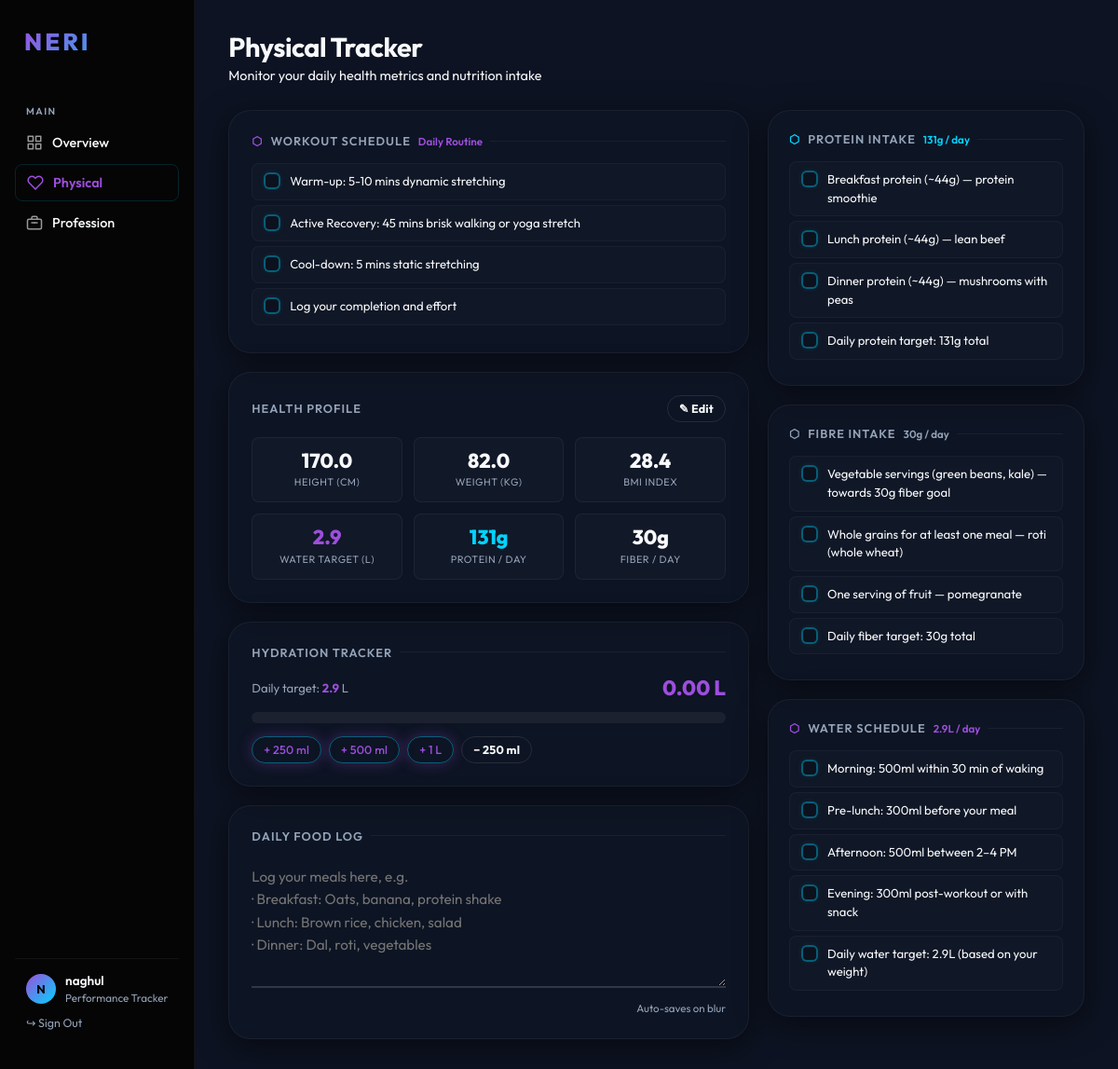
Page /physical (signed in) on the committed database.
### tables this page shows
CREATE TABLE users (
    id INTEGER PRIMARY KEY AUTOINCREMENT,
    username TEXT UNIQUE NOT NULL,
    password_hash TEXT NOT NULL,
    height REAL,
    weight REAL,
    blood_group TEXT,
    bmi REAL,
    daily_water_target_liters REAL DEFAULT 2.5
);

CREATE TABLE nutrition_checklist (
    id INTEGER PRIMARY KEY AUTOINCREMENT,
    user_id INTEGER NOT NULL,
    entry_date DATE NOT NULL,
    item_label TEXT NOT NULL,
    item_type TEXT NOT NULL,
    is_checked BOOLEAN DEFAULT 0,
    FOREIGN KEY (user_id) REFERENCES users (id)
);

### app.py (the view, shortened to what this page needs)
@app.route('/physical')
@login_required
def physical():
    db = get_db()
    uid = session['user_id']
    today = datetime.date.today().isoformat()
    user = db.execute('SELECT * FROM users WHERE id = ?', (uid,)).fetchone()
    daily = db.execute(
        'SELECT * FROM daily_physical WHERE user_id = ? AND entry_date = ?', (uid, today)
    ).fetchone()
    if not daily:
        db.execute('INSERT INTO daily_physical (user_id, entry_date) VALUES (?, ?)', (uid, today))
        db.commit()
        daily = db.execute(
            'SELECT * FROM daily_physical WHERE user_id = ? AND entry_date = ?', (uid, today)
        ).fetchone()
    targets  = compute_nutrition_targets(user['height'], user['weight'])
    checklist = db.execute(
        'SELECT * FROM nutrition_checklist WHERE user_id = ? AND entry_date = ?', (uid, today)
    ).fetchall()
    if not checklist:
        for item in build_nutrition_checklist(targets, today):
            db.execute(
                'INSERT INTO nutrition_checklist (user_id, entry_date, item_label, item_type) VALUES (?,?,?,?)',
                (uid, today, item['label'], item['type'])
            )
        db.commit()
        checklist = db.execute(
            'SELECT * FROM nutrition_checklist WHERE user_id = ? AND entry_date = ?', (uid, today)
        ).fetchall()
    elif checklist:
        has_workouts = any(item['item_type'] == 'workout' for item in checklist)
    return render_template('physical.html', daily=daily, targets=targets, checklist=checklist, user=user)

### app.py (called while the page is built)
@app.teardown_appcontext
def teardown_app_context(exception):
    close_connection(exception)

@app.context_processor
def inject_user():
    user = None
    if 'user_id' in session:
        db = get_db()
        user = db.execute('SELECT * FROM users WHERE id = ?', (session['user_id'],)).fetchone()
    return dict(current_user=user)

def login_required(f):
    from functools import wraps
    @wraps(f)
    def decorated_function(*args, **kwargs):
        if 'user_id' not in session:
            return redirect(url_for('login'))
        return f(*args, **kwargs)
    return decorated_function

def compute_nutrition_targets(height_cm, weight_kg):
    if not height_cm or not weight_kg or float(weight_kg) <= 0 or float(height_cm) <= 0:
        return None
    h, w = float(height_cm), float(weight_kg)
    bmi = w / ((h / 100) ** 2)
    return {
        'bmi': round(bmi, 1),
        'protein_g': round(w * 1.6),
        'fiber_g': 30 if w >= 70 else 25,
        'water_l': round(w * 0.035, 1),
    }

### database.py (called while the page is built)
def get_db():
    db = getattr(g, '_database', None)
    if db is None:
        db = g._database = sqlite3.connect(DATABASE)
        db.row_factory = sqlite3.Row
    return db

def close_connection(exception):
    db = getattr(g, '_database', None)
    if db is not None:
        db.close()

### templates/physical.html (shortened to what this page needs)
{% extends "base.html" %}
{% block content %}
<div class="page-header fade-in">
    <h1>Physical Tracker</h1>
    <p>Monitor your daily health metrics and nutrition intake</p>
</div>
<div class="physical-grid-main fade-in">
    <div style="display:flex; flex-direction:column; gap:20px;">
        <div class="card" style="padding:24px;">
            <div class="section-title">
                <span style="color:var(--primary-color);">⬡</span> Workout Schedule
                <span
                    style="margin-left:auto; font-size:0.72rem; color:var(--primary-color); font-weight:600; text-transform:none; letter-spacing:0;">Daily
                    Routine</span>
            </div>
            <ul class="nutrition-list" id="workoutList">
                {% for item in checklist if item.item_type == 'workout' %}
                <li class="nutrition-item {{ 'checked' if item.is_checked else '' }}" data-id="{{ item.id }}"
                    onclick="toggleNutrition({{ item.id }}, this)">
                    <div class="nutri-check {{ 'checked' if item.is_checked else '' }}">
                    </div>
                    <span class="nutri-text {{ 'done-text' if item.is_checked else '' }}">{{ item.item_label }}</span>
                </li>
                {% endfor %}
            </ul>
        </div>
        <div class="card" style="padding:24px;">
            <div style="display:flex; align-items:center; justify-content:space-between; margin-bottom:16px;">
                <div class="section-title" style="margin:0;">Health Profile</div>
                <button class="btn btn-ghost btn-sm" onclick="openProfileModal()">✎ Edit</button>
            </div>
            <div style="display:grid; grid-template-columns:repeat(3, 1fr); gap:12px;">
                <div class="health-stat-box">
                    <div class="health-stat-val">{{ user.height or '—' }}</div>
                    <div class="health-stat-lbl">Height (cm)</div>
                </div>
                <div class="health-stat-box">
                    <div class="health-stat-val">{{ user.weight or '—' }}</div>
                    <div class="health-stat-lbl">Weight (kg)</div>
                </div>
                <div class="health-stat-box">
                    {% if user.bmi %}
                    <div class="health-stat-val" id="bmiDisplay" style="
                        color: {% if user.bmi < 18.5 %}var(--primary-color)
                               {% elif user.bmi < 25 %}var(--success-color)
                               {% elif user.bmi < 30 %}var(--warning-color)
                               {% else %}#ef4444{% endif %};">{{ user.bmi }}</div>
                    {% else %}
                    <div class="health-stat-val" id="bmiDisplay" style="color:var(--text-muted);">—</div>
                    {% endif %}
                    <div class="health-stat-lbl">BMI Index</div>
                </div>
                <div class="health-stat-box">
                    <div class="health-stat-val" style="color:var(--primary-color);">{{ '%.1f'|format(targets.water_l)
                        if targets else '—' }}</div>
                    <div class="health-stat-lbl">Water Target (L)</div>
                </div>
                <div class="health-stat-box">
                    <div class="health-stat-val" style="color:var(--accent-color);">{{ targets.protein_g if targets else
                        '—' }}g</div>
                    <div class="health-stat-lbl">Protein / Day</div>
                </div>
                <div class="health-stat-box">
                    <div class="health-stat-val" style="color:var(--success-color);">{{ targets.fiber_g if targets else
                        '—' }}g</div>
                    <div class="health-stat-lbl">Fiber / Day</div>
                </div>
            </div>
        </div>
        <div class="card" style="padding:24px;">
            <div class="section-title">Hydration Tracker</div>
            <div style="display:flex; align-items:center; justify-content:space-between; margin-bottom:12px;">
                <span style="font-size:0.82rem; color:var(--text-muted);">
                    Daily target: <strong style="color:var(--primary-color);" id="waterTarget">{{
                        '%.1f'|format(targets.water_l) if targets else '2.5' }}</strong> L
                </span>
                <span id="waterLevelText" style="font-size:1.4rem; font-weight:800; color:var(--primary-color);">{{
                    '%.2f'|format(daily.water_intake_liters) if daily else '0.00' }} L</span>
            </div>
            <div class="water-bar-track">
            </div>
            <div style="display:flex; gap:8px; margin-top:14px; flex-wrap:wrap;">
                <button class="btn btn-outline btn-sm" onclick="addWater(0.25)">+ 250 ml</button>
                <button class="btn btn-outline btn-sm" onclick="addWater(0.5)">+ 500 ml</button>
                <button class="btn btn-outline btn-sm" onclick="addWater(1.0)">+ 1 L</button>
                <button class="btn btn-ghost btn-sm" onclick="addWater(-0.25)">− 250 ml</button>
            </div>
        </div>
        <div class="card" style="padding:24px;">
            <div class="section-title">Daily Food Log</div>
            <textarea id="foodLog" rows="5"
                placeholder="Log your meals here, e.g.&#10;· Breakfast: Oats, banana, protein shake&#10;· Lunch: Brown rice, chicken, salad&#10;· Dinner: Dal, roti, vegetables"
                onblur="saveFood()">{{ daily.food_log or '' }}</textarea>
            <div style="text-align:right; margin-top:6px;">
                <small style="font-size:0.72rem; color:var(--text-muted);">Auto-saves on blur</small>
            </div>
        </div>
    </div>
    <div style="display:flex; flex-direction:column; gap:20px;">
        {% if targets %}
        <div class="card" style="padding:22px;">
            <div class="section-title">
                <span style="color:var(--accent-color);">⬡</span> Protein Intake
                <span
                    style="margin-left:auto; font-size:0.72rem; color:var(--accent-color); font-weight:600; text-transform:none; letter-spacing:0;">{{
                    targets.protein_g }}g / day</span>
            </div>
            <ul class="nutrition-list" id="proteinList">
                {% for item in checklist if item.item_type == 'protein' %}
                <li class="nutrition-item {{ 'checked' if item.is_checked else '' }}" data-id="{{ item.id }}"
                    onclick="toggleNutrition({{ item.id }}, this)">
                    <div class="nutri-check {{ 'checked' if item.is_checked else '' }}">
                    </div>
                    <span class="nutri-text {{ 'done-text' if item.is_checked else '' }}">{{ item.item_label }}</span>
                </li>
                {% endfor %}
            </ul>
        </div>
        <div class="card" style="padding:22px;">
            <div class="section-title">
                <span style="color:var(--success-color);">⬡</span> Fibre Intake
                <span
                    style="margin-left:auto; font-size:0.72rem; color:var(--success-color); font-weight:600; text-transform:none; letter-spacing:0;">{{
                    targets.fiber_g }}g / day</span>
            </div>
            <ul class="nutrition-list" id="fiberList">
                {% for item in checklist if item.item_type == 'fiber' %}
                <li class="nutrition-item {{ 'checked' if item.is_checked else '' }}" data-id="{{ item.id }}"
                    onclick="toggleNutrition({{ item.id }}, this)">
                    <div class="nutri-check {{ 'checked' if item.is_checked else '' }}">
                    </div>
                    <span class="nutri-text {{ 'done-text' if item.is_checked else '' }}">{{ item.item_label }}</span>
                </li>
                {% endfor %}
            </ul>
        </div>
        <div class="card" style="padding:22px;">
            <div class="section-title">
                <span style="color:var(--primary-color);">⬡</span> Water Schedule
                <span
                    style="margin-left:auto; font-size:0.72rem; color:var(--primary-color); font-weight:600; text-transform:none; letter-spacing:0;">{{
                    targets.water_l }}L / day</span>
            </div>
            <ul class="nutrition-list" id="waterList">
                {% for item in checklist if item.item_type == 'water' %}
                <li class="nutrition-item {{ 'checked' if item.is_checked else '' }}" data-id="{{ item.id }}"
                    onclick="toggleNutrition({{ item.id }}, this)">
                    <div class="nutri-check {{ 'checked' if item.is_checked else '' }}">
                    </div>
                    <span class="nutri-text {{ 'done-text' if item.is_checked else '' }}">{{ item.item_label }}</span>
                </li>
                {% endfor %}
            </ul>
        </div>
        {% endif %}
    </div>
</div>
{% endblock %}

### templates/base.html (shortened to what this page needs)
<!DOCTYPE html>
<html lang="en">
<head>
    <link rel="stylesheet" href="{{ url_for('static', filename='css/style.css') }}?v=1.5">
</head>
<body>
    <div class="container">
        <nav class="sidebar">
            <div class="logo">NERI</div>
            <div class="nav-section-label">Main</div>
            <ul class="nav-links">
                <li>
                    <a href="{{ url_for('overview') }}"
                        class="{{ 'active' if request.endpoint == 'overview' else '' }}">
                        <svg class="nav-icon" viewBox="0 0 24 24" fill="none" stroke="currentColor" stroke-width="2"
                            stroke-linecap="round" stroke-linejoin="round">
                            <rect x="3" y="3" width="7" height="7" />
                            <rect x="14" y="3" width="7" height="7" />
                            <rect x="3" y="14" width="7" height="7" />
                            <rect x="14" y="14" width="7" height="7" />
                        </svg>
                        Overview
                    </a>
                </li>
                <li>
                    <a href="{{ url_for('physical') }}"
                        class="{{ 'active' if request.endpoint == 'physical' else '' }}">
                        <svg class="nav-icon" viewBox="0 0 24 24" fill="none" stroke="currentColor" stroke-width="2"
                            stroke-linecap="round" stroke-linejoin="round">
                            <path
                                d="M20.84 4.61a5.5 5.5 0 0 0-7.78 0L12 5.67l-1.06-1.06a5.5 5.5 0 0 0-7.78 7.78l1.06 1.06L12 21.23l7.78-7.78 1.06-1.06a5.5 5.5 0 0 0 0-7.78z" />
                        </svg>
                        Physical
                    </a>
                </li>
                <li>
                    <a href="{{ url_for('profession') }}"
                        class="{{ 'active' if request.endpoint == 'profession' else '' }}">
                        Profession
                    </a>
                </li>
            </ul>
            {% if current_user %}
            <div class="sidebar-user">
                <div style="display:flex; align-items:center; gap: 10px;">
                    <div class="sidebar-avatar">{{ current_user['username'][0].upper() }}</div>
                    <div>
                        <div class="user-name">{{ current_user['username'] }}</div>
                        <div class="user-role">Performance Tracker</div>
                    </div>
                </div>
                <a href="{{ url_for('logout') }}"
                    style="display:block; margin-top:12px; font-size:0.78rem; color:var(--text-muted); text-decoration:none; transition: color 0.2s;"
                    onmouseover="this.style.color='#ef4444'" onmouseout="this.style.color='var(--text-muted)'">
                    ↪ Sign Out
                </a>
            </div>
            {% endif %}
        </nav>
        <main class="main-content">
            {% block content %}{% endblock %}
        </main>
    </div>
</body>
</html>

### templates/physical.html (style rules this page uses)
.physical-grid-main { display: grid; grid-template-columns: 1fr 340px; gap: 20px; }
.health-stat-box { background: rgba(255, 255, 255, 0.02); border: 1px solid rgba(255, 255, 255, 0.05); border-radius: var(--radius-sm); padding: 14px 12px; text-align: center; }
.health-stat-val { font-size: 1.35rem; font-weight: 800; color: var(--text-color); line-height: 1; margin-bottom: 5px; }
.health-stat-lbl { font-size: 0.68rem; color: var(--text-muted); text-transform: uppercase; letter-spacing: 0.5px; }
.nutrition-list { list-style: none; }
.nutrition-item { display: flex; align-items: flex-start; gap: 10px; padding: 9px 12px; border-radius: var(--radius-sm); border: 1px solid rgba(255, 255, 255, 0.04); background: rgba(255, 255, 255, 0.015); margin-bottom: 5px; cursor: pointer; transition: var(--transition); }
.nutri-text { font-size: 0.82rem; color: var(--text-secondary); line-height: 1.5; }

### rows in the picture
users: username "N", username "naghul", height "170.0", weight "82.0", bmi "28.4"
nutrition_checklist: is_checked False (drawn), item_label "Warm-up: 5-10 mins dynamic stretching"
nutrition_checklist: is_checked False (drawn), item_label "Active Recovery: 45 mins brisk walking or yoga stretch"
nutrition_checklist: is_checked False (drawn), item_label "Cool-down: 5 mins static stretching"
nutrition_checklist: is_checked False (drawn), item_label "Log your completion and effort"
nutrition_checklist: is_checked False (drawn), item_label "Breakfast protein (~44g) — protein smoothie"
nutrition_checklist: is_checked False (drawn), item_label "Lunch protein (~44g) — lean beef"
nutrition_checklist: is_checked False (drawn), item_label "Dinner protein (~44g) — mushrooms with peas"
nutrition_checklist: is_checked False (drawn), item_label "Daily protein target: 131g total"
nutrition_checklist: is_checked False (drawn), item_label "Vegetable servings (green beans, kale) — towards 30g fiber goal"
nutrition_checklist: is_checked False (drawn), item_label "Whole grains for at least one meal — roti (whole wheat)"
nutrition_checklist: is_checked False (drawn), item_label "One serving of fruit — pomegranate"
nutrition_checklist: is_checked False (drawn), item_label "Daily fiber target: 30g total"
nutrition_checklist: is_checked False (drawn), item_label "Morning: 500ml within 30 min of waking"
nutrition_checklist: is_checked False (drawn), item_label "Pre-lunch: 300ml before your meal"
nutrition_checklist: is_checked False (drawn), item_label "Afternoon: 500ml between 2–4 PM"
nutrition_checklist: is_checked False (drawn), item_label "Evening: 300ml post-workout or with snack"
nutrition_checklist: is_checked False (drawn), item_label "Daily water target: 2.9L (based on your weight)"

### other values in the picture
{{ targets.protein_g if targets else
                        '—' }} "131"
{{ targets.fiber_g if targets else
                        '—' }} "30"
{{ '%.1f'|format(targets.water_l) if targets else '2.5' }} "2.9"
{{ targets.protein_g }} "131"
{{ targets.fiber_g }} "30"
{{ targets.water_l }} "2.9"
